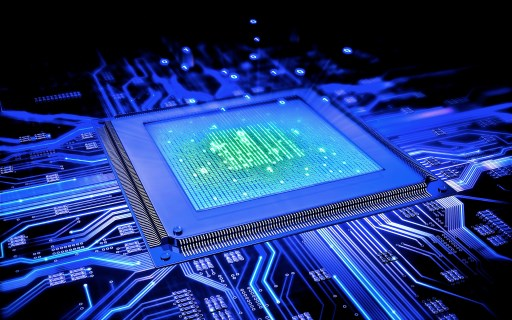
#> input picture topics/python/cpu.jpg, 512 x 320 px
$ python solution.py ../../../../topics/python/cpu.jpg
#> lines starting #> are read from the running program, lines starting #| are printed output that depends on the picture
from PIL import Image
import argparse
import sys
import os


if __name__ == '__main__':
    parser = argparse.ArgumentParser()
    parser.add_argument('files', nargs='+')
    parser.add_argument('--size', default=64, type=int)
    args = parser.parse_args()

    for file in args.files:
        basename, extension = os.path.splitext(file)
        output_file = "{}-thumbnail{}".format(basename, extension)

        with Image.open(file) as image:
#> image is the input picture: PIL image 512x320 RGB; mean R, G, B 32.9, 57.3, 122.7
            image.thumbnail((args.size, args.size))
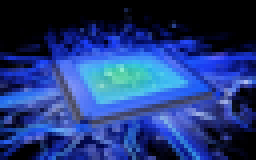
#> image: PIL image 64x40 RGB (shown 4 times larger); mean R, G, B 33, 57.4, 122.8
            image.save(output_file)
